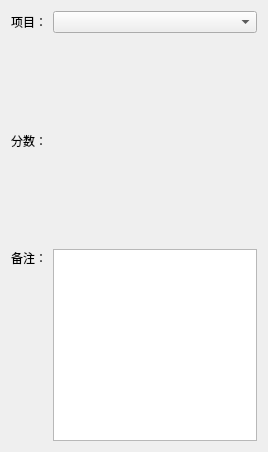
<?xml version="1.0" encoding="UTF-8"?>
<ui version="4.0">
 <class>AddRecord</class>
 <widget class="QDialog" name="AddRecord">
  <property name="geometry">
   <rect>
    <x>0</x>
    <y>0</y>
    <width>268</width>
    <height>452</height>
   </rect>
  </property>
  <property name="windowTitle">
   <string>添加记录</string>
  </property>
  <layout class="QVBoxLayout" name="verticalLayout_2">
   <item>
    <layout class="QHBoxLayout" name="horizontalLayout" stretch="1,9">
     <item>
      <widget class="QLabel" name="label">
       <property name="text">
        <string>项目：</string>
       </property>
      </widget>
     </item>
     <item>
      <widget class="QComboBox" name="comboBox"/>
     </item>
    </layout>
   </item>
   <item>
    <spacer name="verticalSpacer_2">
     <property name="orientation">
      <enum>Qt::Vertical</enum>
     </property>
     <property name="sizeHint" stdset="0">
      <size>
       <width>17</width>
       <height>86</height>
      </size>
     </property>
    </spacer>
   </item>
   <item>
    <layout class="QHBoxLayout" name="horizontalLayout_2" stretch="1,9">
     <item>
      <widget class="QLabel" name="label_2">
       <property name="text">
        <string>分数：</string>
       </property>
      </widget>
     </item>
     <item>
      <widget class="QLabel" name="label_score">
       <property name="text">
        <string/>
       </property>
      </widget>
     </item>
    </layout>
   </item>
   <item>
    <spacer name="verticalSpacer_3">
     <property name="orientation">
      <enum>Qt::Vertical</enum>
     </property>
     <property name="sizeHint" stdset="0">
      <size>
       <width>17</width>
       <height>86</height>
      </size>
     </property>
    </spacer>
   </item>
   <item>
    <layout class="QHBoxLayout" name="horizontalLayout_3">
     <item>
      <layout class="QVBoxLayout" name="verticalLayout">
       <item>
        <widget class="QLabel" name="label_3">
         <property name="text">
          <string>备注：</string>
         </property>
        </widget>
       </item>
       <item>
        <spacer name="verticalSpacer">
         <property name="orientation">
          <enum>Qt::Vertical</enum>
         </property>
         <property name="sizeHint" stdset="0">
          <size>
           <width>20</width>
           <height>40</height>
          </size>
         </property>
        </spacer>
       </item>
      </layout>
     </item>
     <item>
      <widget class="QPlainTextEdit" name="plainTextEdit"/>
     </item>
    </layout>
   </item>
  </layout>
 </widget>
 <resources/>
 <connections/>
</ui>
